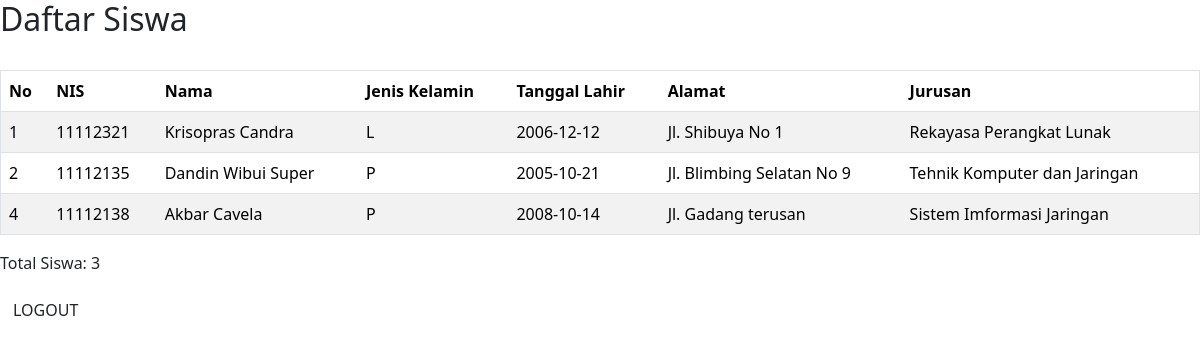
The app's page /siswa_operator.php (signed in) with its own data.
### tables this page shows
CREATE TABLE `siswa` (
  `id` int(11) NOT NULL,
  `nis` varchar(12) NOT NULL,
  `nama` varchar(200) NOT NULL,
  `jenisKelamin` varchar(200) NOT NULL,
  `tanggalLahir` date NOT NULL,
  `alamat` varchar(200) NOT NULL,
  `jurusan` varchar(200) NOT NULL
);

### siswa_operator.php (the view, shortened to what this page needs)
<?php
include "config/conn.php";
?>
<!DOCTYPE html>
<html lang="en">
<head>
    <link href="https://cdn.jsdelivr.net/npm/bootstrap@5.3.2/dist/css/bootstrap.min.css" rel="stylesheet">
</head>
<body>
    <head>
        <h2>Daftar Siswa</h2>
    </head>
    <br>
    <table border="1" class="table table-hover table-striped">
        <thead>
            <tr>
                <th>No</th>
                <th>NIS</th>
                <th>Nama</th>
                <th>Jenis Kelamin</th>
                <th>Tanggal Lahir</th>
                <th>Alamat</th>
                <th>Jurusan</th>
            </tr>
        </thead>
        <tbody>
            <?php
            $query = "SELECT * FROM siswa";
            $output = mysqli_query($conn, $query);
            while ($siswa = mysqli_fetch_array($output)) {
                echo "<tr>";
                echo "<td>" . $siswa['id'] . "</td>";
                echo "<td>" . $siswa['nis'] . "</td>";
                echo "<td>" . $siswa['nama'] . "</td>";
                echo "<td>" . $siswa['jenisKelamin'] . "</td>";
                echo "<td>" . $siswa['tanggalLahir'] . "</td>";
                echo "<td>" . $siswa['alamat'] . "</td>";
                echo "<td>" . $siswa['jurusan'] . "</td>";
                echo "</tr>";
            }
            ?>
        </tbody>
    </table>
    <p>Total Siswa: <?php echo mysqli_num_rows($output) ?></p>
    <form action="controller/logout.php" method="post" class=login-username>
        <div class="input-group">
            <button type="submit" class="btn">LOGOUT</button>
        </div>
    </form>
</body>
</html>

### records on screen
siswa: id "1", nis "11112321", nama "Krisopras Candra", jenisKelamin "L", tanggalLahir "2006-12-12", alamat "Jl. Shibuya No 1", jurusan "Rekayasa Perangkat Lunak"
siswa: id "2", nis "11112135", nama "Dandin Wibui Super", jenisKelamin "P", tanggalLahir "2005-10-21", alamat "Jl. Blimbing Selatan No 9", jurusan "Tehnik Komputer dan Jaringan"
siswa: id "4", nis "11112138", nama "Akbar Cavela", jenisKelamin "P", tanggalLahir "2008-10-14", alamat "Jl. Gadang terusan", jurusan "Sistem Imformasi Jaringan"

### other values on screen
mysqli_num_rows($output) "3"
